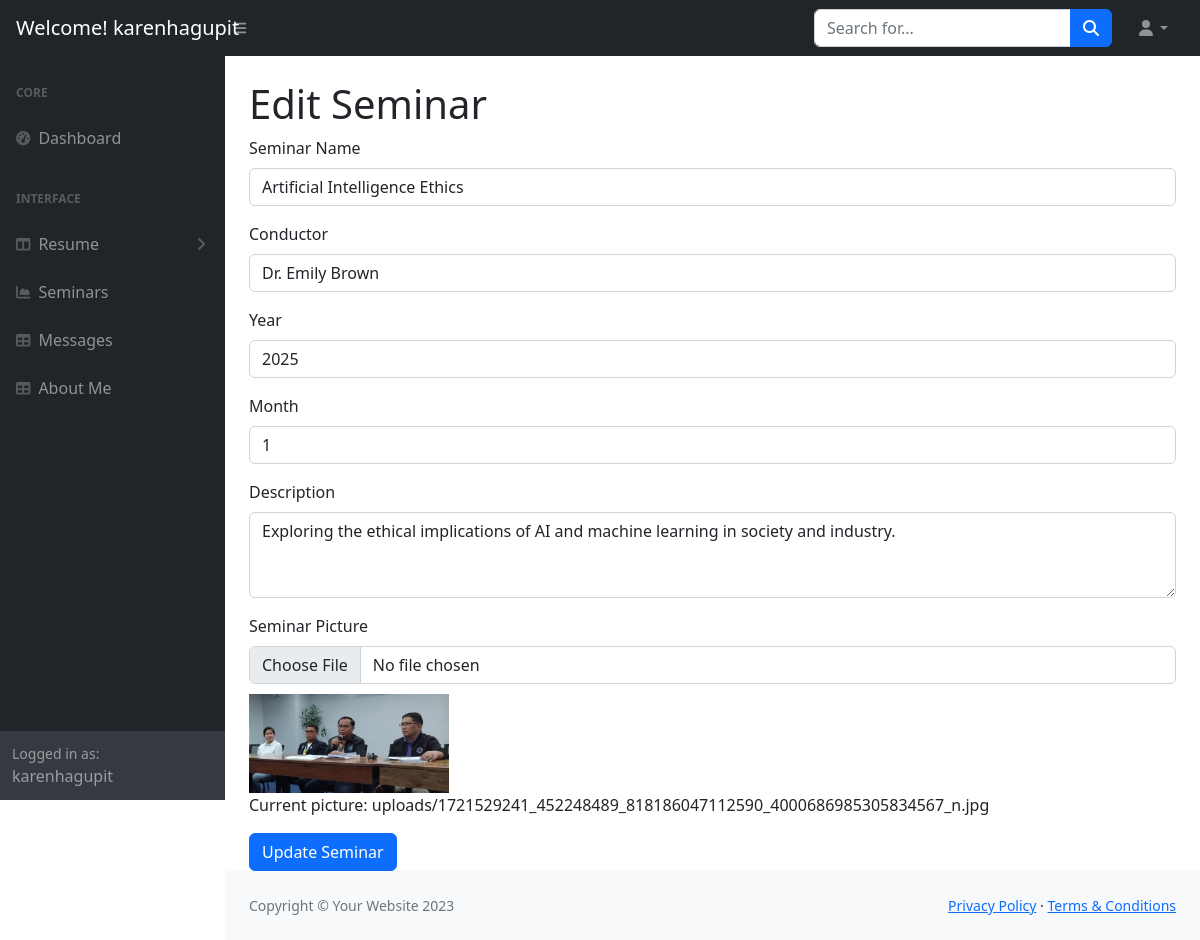
Page /dashboard/dashboard/edit_seminar.php?id=5 (signed in) on the committed database.
### tables this page shows
CREATE TABLE `seminars` (
  `id` int(11) NOT NULL,
  `seminar_name` varchar(255) NOT NULL,
  `conductor` varchar(100) NOT NULL,
  `seminar_year` int(11) NOT NULL,
  `seminar_month` int(11) NOT NULL,
  `description` text DEFAULT NULL,
  `picture_path` varchar(255) DEFAULT NULL
);

### dashboard/dashboard/edit_seminar.php (the view, shortened to what this page needs)
<?php
$servername = "localhost";
$username = "root";
$password = "";
$dbname = "karensporfolio";
$conn = new mysqli($servername, $username, $password, $dbname);
if ($_SERVER["REQUEST_METHOD"] == "GET" && isset($_GET['id'])) {
    $id = $_GET['id'];
    $sql = "SELECT * FROM seminars WHERE id = ?";
    $stmt = $conn->prepare($sql);
    $stmt->bind_param("i", $id);
    $stmt->execute();
    $result = $stmt->get_result();
    $seminar = $result->fetch_assoc();
}
$username = $_SESSION['user'];
?>
<!DOCTYPE html>
<html lang="en">
    <head>
        <link href="https://cdn.jsdelivr.net/npm/simple-datatables@7.1.2/dist/style.min.css" rel="stylesheet" />
        <link rel="stylesheet" href="https://maxcdn.bootstrapcdn.com/bootstrap/4.5.2/css/bootstrap.min.css">
        <link href="css/styles.css" rel="stylesheet" />
    </head>
    <body class="sb-nav-fixed">
        <nav class="sb-topnav navbar navbar-expand navbar-dark bg-dark">
            <a class="navbar-brand ps-3" href="index.html">Welcome! <?php echo htmlspecialchars($username); ?></h1></a>
            <button class="btn btn-link btn-sm order-1 order-lg-0 me-4 me-lg-0" id="sidebarToggle" href="#!"><i class="fas fa-bars"></i></button>
            <form class="d-none d-md-inline-block form-inline ms-auto me-0 me-md-3 my-2 my-md-0">
                <div class="input-group">
                    <input class="form-control" type="text" placeholder="Search for..." aria-label="Search for..." aria-describedby="btnNavbarSearch" />
                    <button class="btn btn-primary" id="btnNavbarSearch" type="button"><i class="fas fa-search"></i></button>
                </div>
            </form>
            <ul class="navbar-nav ms-auto ms-md-0 me-3 me-lg-4">
                <li class="nav-item dropdown">
                    <a class="nav-link dropdown-toggle" id="navbarDropdown" href="#" role="button" data-bs-toggle="dropdown" aria-expanded="false"><i class="fas fa-user fa-fw"></i></a>
                </li>
            </ul>
        </nav>
        <div id="layoutSidenav">
            <div id="layoutSidenav_nav">
                <nav class="sb-sidenav accordion sb-sidenav-dark" id="sidenavAccordion">
                    <div class="sb-sidenav-menu">
                        <div class="nav">
                            <div class="sb-sidenav-menu-heading">Core</div>
                            <a class="nav-link" href="dashboard.php">
                                <div class="sb-nav-link-icon"><i class="fas fa-tachometer-alt"></i></div>
                                Dashboard
                            </a>
                            <div class="sb-sidenav-menu-heading">Interface</div>
                            <a class="nav-link collapsed" href="#" data-bs-toggle="collapse" data-bs-target="#collapseLayouts" aria-expanded="false" aria-controls="collapseLayouts">
                                <div class="sb-nav-link-icon"><i class="fas fa-columns"></i></div>
                                Resume
                                <div class="sb-sidenav-collapse-arrow"><i class="fas fa-angle-down"></i></div>
                            </a>
                            <a class="nav-link" href="dash_seminar.php">
                                <div class="sb-nav-link-icon"><i class="fas fa-chart-area"></i></div>
                                Seminars
                            </a>
                            <a class="nav-link" href="message.php">
                                <div class="sb-nav-link-icon"><i class="fas fa-table"></i></div>
                                Messages
                            </a>
                            <a class="nav-link" href="dash_about.php">
                                <div class="sb-nav-link-icon"><i class="fas fa-table"></i></div>
                                About Me
                            </a>
                        </div>
                    </div>
                    <div class="sb-sidenav-footer">
                        <div class="small">Logged in as:</div>
                        <?php echo htmlspecialchars($username); ?>
                    </div>
                </nav>
            </div>
            <div id="layoutSidenav_content">
                <main>
                        <div class="container-fluid px-4">
                <h1 class="mt-4">Edit Seminar</h1>
                <?php if(isset($seminar)): ?>
    <form action="edit_seminar.php" method="POST" enctype="multipart/form-data">
        <div class="mb-3">
            <label for="seminar_name" class="form-label">Seminar Name</label>
            <input type="text" class="form-control" id="seminar_name" name="seminar_name" value="<?php echo htmlspecialchars($seminar['seminar_name']); ?>" required>
        </div>
        <div class="mb-3">
            <label for="conductor" class="form-label">Conductor</label>
            <input type="text" class="form-control" id="conductor" name="conductor" value="<?php echo htmlspecialchars($seminar['conductor']); ?>" required>
        </div>
        <div class="mb-3">
            <label for="seminar_year" class="form-label">Year</label>
            <input type="number" class="form-control" id="seminar_year" name="seminar_year" value="<?php echo htmlspecialchars($seminar['seminar_year']); ?>" required>
        </div>
        <div class="mb-3">
            <label for="seminar_month" class="form-label">Month</label>
            <input type="number" class="form-control" id="seminar_month" name="seminar_month" min="1" max="12" value="<?php echo htmlspecialchars($seminar['seminar_month']); ?>" required>
        </div>
        <div class="mb-3">
            <label for="description" class="form-label">Description</label>
            <textarea class="form-control" id="description" name="description" rows="3"><?php echo htmlspecialchars($seminar['description']); ?></textarea>
        </div>
        <div class="mb-3">
            <label for="picture" class="form-label">Seminar Picture</label>
            <input type="file" class="form-control" id="picture" name="picture" accept="image/*">
            <?php if (!empty($seminar['picture_path'])): ?>
                <img src="<?php echo htmlspecialchars($seminar['picture_path']); ?>" alt="Current Seminar Picture" style="max-width: 200px; margin-top: 10px;">
                <p>Current picture: <?php echo htmlspecialchars($seminar['picture_path']); ?></p>
            <?php endif; ?>
        </div>
        <button type="submit" class="btn btn-primary">Update Seminar</button>
    </form>
<?php else: ?>
    <p>Seminar not found.</p>
<?php endif; ?>
                </main>
                <footer class="py-4 bg-light mt-auto">
                    <div class="container-fluid px-4">
                        <div class="d-flex align-items-center justify-content-between small">
                            <div class="text-muted">Copyright &copy; Your Website 2023</div>
                            <div>
                                <a href="#">Privacy Policy</a>
                                &middot;
                                <a href="#">Terms &amp; Conditions</a>
                            </div>
                        </div>
                    </div>
                </footer>
            </div>
        </div>
    </body>
</html>

### rows in the picture
seminars: seminar_name "Artificial Intelligence Ethics", conductor "Dr. Emily Brown", seminar_year "2025", seminar_month "1", description "Exploring the ethical implications of AI and machine learning in society and industry.", picture_path (picture), picture_path "uploads/1721529241_452248489_818186047112590_4000686985305834567_n.jpg"

### other values in the picture
$username "karenhagupit"
